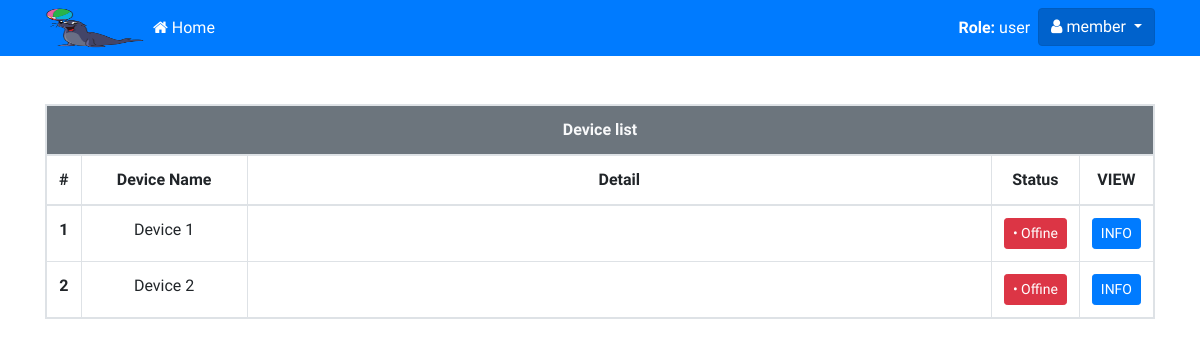
The page /user/index.php (signed in) on the database its author committed.
### tables this page shows
CREATE TABLE `tbl_device` (
  `dv_id` int(10) NOT NULL,
  `dv_name` varchar(255) NOT NULL,
  `dv_detail` varchar(255) NOT NULL,
  `dv_t_min` varchar(25) NOT NULL,
  `dv_t_max` varchar(25) NOT NULL,
  `dv_s_min` varchar(25) NOT NULL,
  `dv_s_max` varchar(25) NOT NULL,
  `dv_line_tk` varchar(100) NOT NULL
);

### user/index.php (the view, shortened to what this page needs)
<?php include_once('header.php'); ?>
</head>
<body>
  <?php include_once('import_navbar.php'); ?>
  <div class="container mt-5">
  <table class="table table-bordered table-responsive" id="show_device" width="100%">
      <thead>
        <tr>
          <th scope="col" colspan="8" class="bg-secondary text-light">Device list</th>
        </tr>
        <tr>
          <th scope="col" class="align-self-center" width="1%">#</th>
          <th scope="col" width="15%">Device Name</th>
          <th scope="col">Detail</th>
          <th scope="col" width="1%">Status</th>
          <th scope="col" width="1%">VIEW</th>
        </tr>
      </thead>
      <tbody>
        <?php
        $obj_dbcon = new dbcon;
        $user_permission = $obj_dbcon->get_user_permission($_SESSION['sess_u_id']);
        foreach($user_permission as $list_pms){
          $get_device = $obj_dbcon->fetch_device_user($list_pms);
          $fetch = $get_device->fetch_array();
          if(!$fetch){
            echo "<tr><td colspan='8'>ไม่มีข้อมูล</td></tr>";
          }else{
        ?>
          <tr>
            <th scope="row"><?php echo $fetch['dv_id'];?></th>
            <td><?php echo $fetch['dv_name'];?></td>
            <td style="text-align:left;"><?php echo$fetch['dv_detail'];?></td>
            <td><?php echo $check_status_device = $obj_dbcon->check_status_device($fetch['dv_id']);?></td>
            <td><a href="show_device.php?dv_id=<?php echo$fetch['dv_id'];?>"><button class="btn btn-primary btn-sm">INFO</button></a></td>
          </tr>
        <?php  }} ?>
      </tbody>
    </table>
  </div>
</body>
</html>

### functions.php (shortened to what this page needs)
<?php
class dbcon
{
    public function __construct()
    {
        $this->dbcon = new mysqli(DB_SERVER, DB_USER, DB_PASS, DB_NAME);
    }
    function get_user_permission($sess_id)
    {
        $result_check = $this->dbcon->query("SELECT u_id,u_permission FROM tbl_user WHERE u_id='$sess_id' ");
        $fetch_check = $result_check->fetch_array();
        $explode = explode(",", $fetch_check['u_permission']);
        return $explode;
    }
    function fetch_device_user($list_pms)
    {
        $result = $this->dbcon->query("SELECT * FROM tbl_device WHERE dv_id='$list_pms' ");
        return $result;
    }
    function check_status_device($dv_id)
    {
        $result_send = $this->dbcon->query("SELECT *,NOW() as dt_now FROM tbl_data WHERE dv_id='$dv_id' ORDER BY data_id DESC LIMIT 1");
        $fetch_send = $result_send->fetch_array();
        if (!$fetch_send) {
            echo "<button class='btn btn-danger btn-sm'>• Offine</button>";
        } else {
            $recv = $fetch_send['Date'] . ' ' . $fetch_send['Time'];
            $recv_now = $fetch_send['dt_now'];
            $date1 = strtotime("$recv");
            $date2 = strtotime("$recv_now");
            $interval = $date2 - $date1;
            $seconds = $interval % 60;
            $minutes = floor(($interval % 3600) / 60);
            $hours = floor($interval / 3600);
            if ($hours > 0) {
                echo "<button class='btn btn-danger btn-sm'>• Offine</button>";
            }else if($hours >= 0 && $minutes >= 2){
                echo "<button class='btn btn-danger btn-sm'>• Offine</button>";
            }
            else{
                echo "<button class='btn btn-success btn-sm'>• Online</button>";
            }
        }
    }
}

### css/style.css (style rules this page uses)
body { font-family: 'Sarabun', sans-serif; }
tr,td ,th > #show_device { text-align: center; vertical-align: middle; }

### rows shown on the page
tbl_device: dv_id "1", dv_name "Device 1", shows "• Offine"
tbl_device: dv_id "2", dv_name "Device 2", shows "• Offine"

### other values the page prints
$_SESSION['sess_u_type'] "user"
$_SESSION['sess_u_user'] "member"
